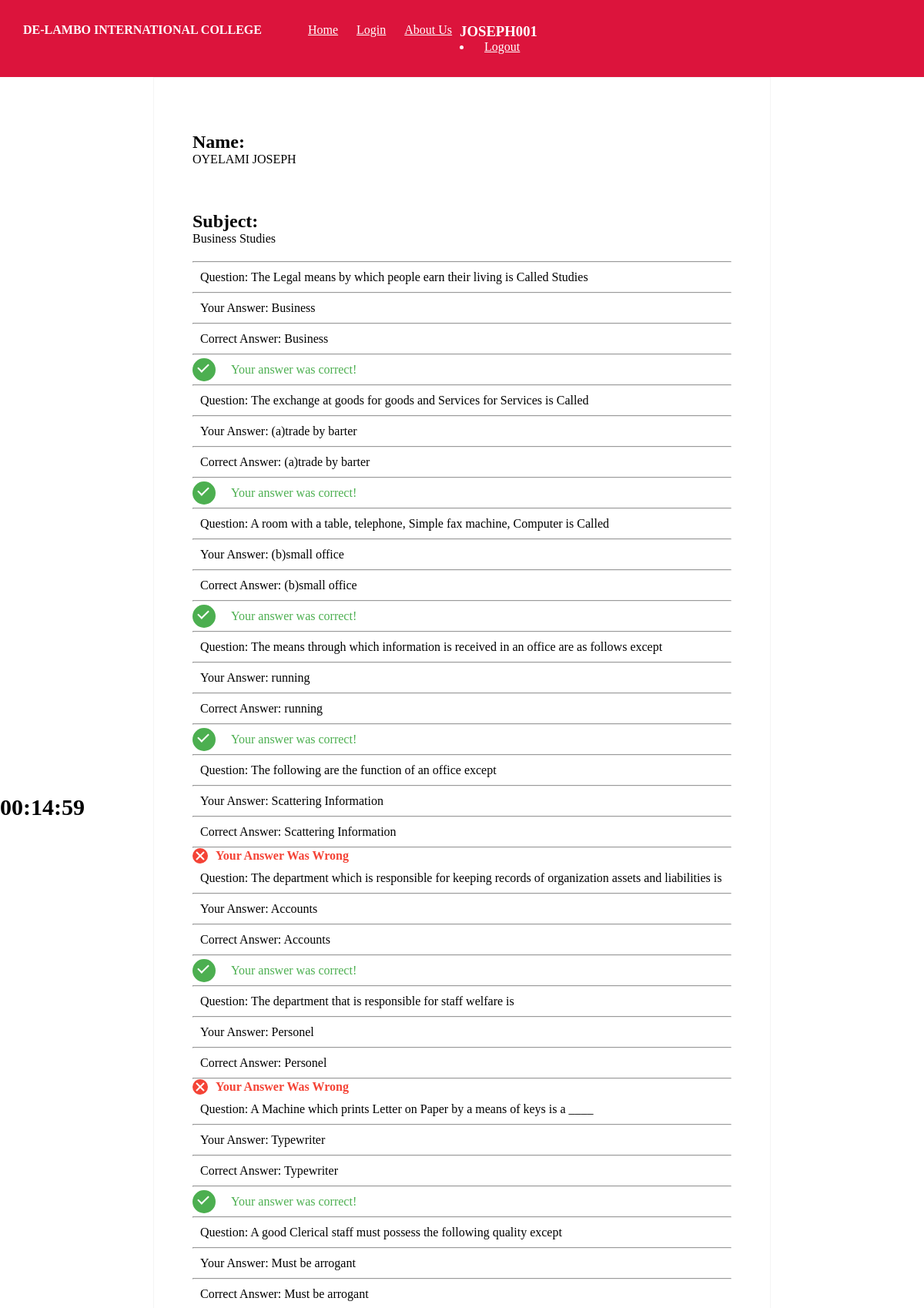
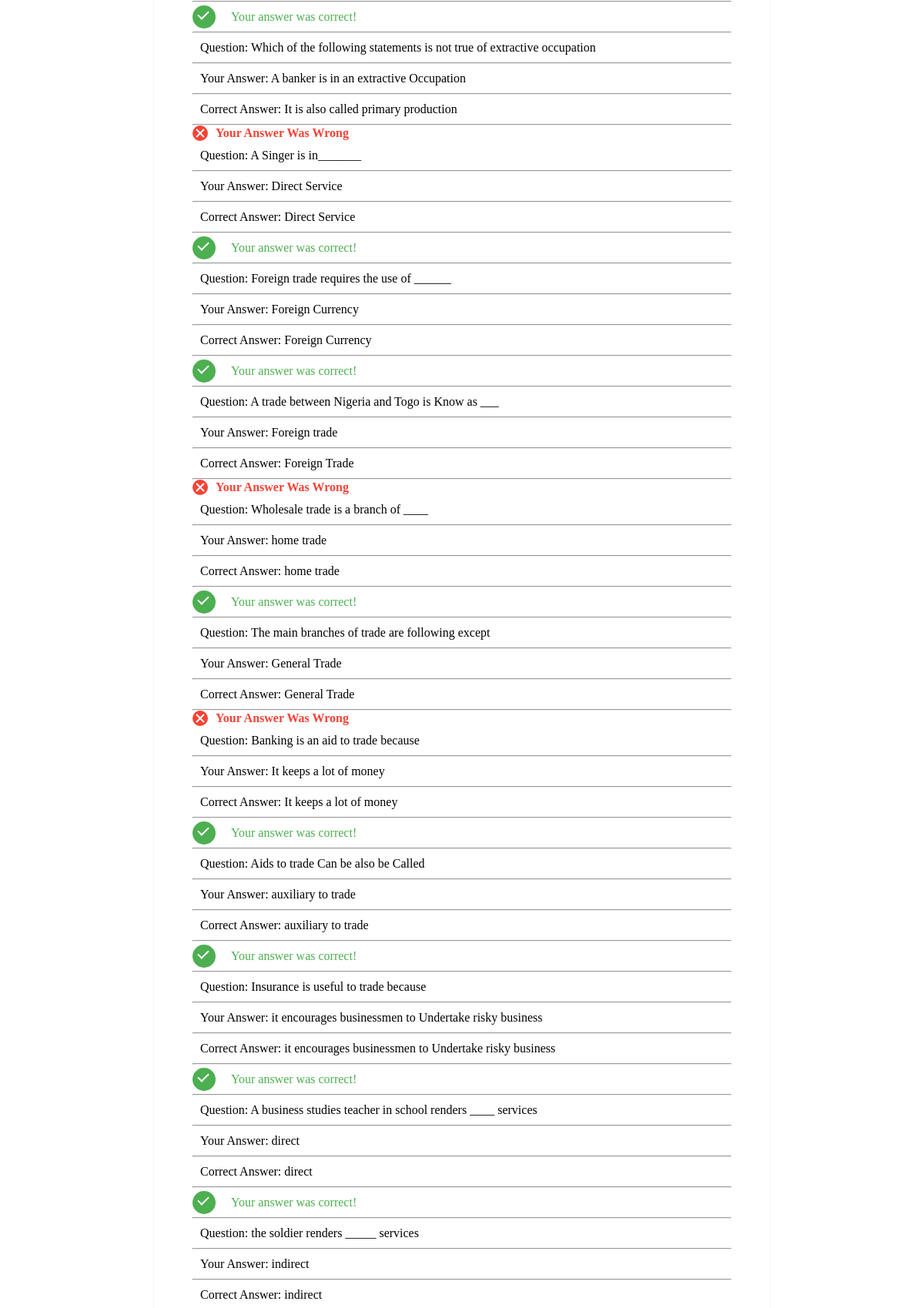
Screenshot of /result.php?subject=7 (signed in, upper part) with the database file from the repository (2 pictures, top to bottom).
### tables this page shows
CREATE TABLE `settings` (
  `id` int(11) NOT NULL,
  `school_name` text NOT NULL,
  `address` text NOT NULL,
  `phone_number` text NOT NULL,
  `email` text NOT NULL,
  `face_book` text NOT NULL
);

CREATE TABLE `exam` (
  `id` int(11) NOT NULL,
  `subject` varchar(55) DEFAULT NULL,
  `question` text DEFAULT NULL,
  `option_1` text DEFAULT NULL,
  `option_2` text DEFAULT NULL,
  `option_3` text DEFAULT NULL,
  `option_4` text DEFAULT NULL,
  `answer` text DEFAULT NULL
);

CREATE TABLE `user_responses` (
  `id` int(11) NOT NULL,
  `user_id` int(11) NOT NULL,
  `question_id` int(11) NOT NULL,
  `user_answer` text NOT NULL,
  `subject_id` int(11) NOT NULL
);

### result.php (the view, shortened to what this page needs)
<?php
require "admin/config.php";
require "exam-header.php";
?>
<div class="result">
<?php
$username=$_SESSION['name'];
$user_id = $_SESSION['user_id'];
$subject = $_GET['subject'];
if($subject==7){
    $subject_n='Business Studies';
}
$stmt = $conn->prepare("
  SELECT q.question, ur.user_answer, q.answer
  FROM exam q
  JOIN user_responses ur ON q.id = ur.question_id
  WHERE ur.user_id = ? AND q.subject = ?
");
$stmt->bind_param("is", $user_id, $subject);
$stmt->execute();
$result = $stmt->get_result();
echo "<p><h2>Name:      </h2>$username</p><br/><p><h2>Subject:</h2>$subject_n<br/></p><hr/>";
while ($row = $result->fetch_assoc()) {
  echo "<p id='q'>Question: " . $row['question'] . "</p><hr/>";
  echo "<p id='a'>Your Answer: " . $row['user_answer'] . "</p><hr/>";
  echo "<p id='c'>Correct Answer: " . $row['answer'] . "</p><hr/>";
  if ($row['user_answer'] == $row['answer']) {
    echo "<div class='success-message'>
  <span class='checkmark'></span>
  <p>Your answer was correct!</p>
</div><hr/>";
  } else {
    echo "<div class='error-message'>
 <span class='crossmark'></span>  <b>Your Answer Was Wrong </b>
</div>";
  }
}
?>
</div>

### exam-header.php (shortened to what this page needs)
<!DOCTYPE html>
<html lang="en">
<head>
    <link rel="stylesheet" href="css/top.css">
</head>
<nav class="navbar navbar-expand">
    <?php
  require "admin/config.php";
  $na=$conn->query("SELECT * FROM settings");
  if($na->num_rows>0){
    $row=$na->fetch_assoc();
    ?>
       <h4 style="margin-right:50px;"><?php echo $row['school_name'];?></h4>
    <?php
  }else{
    echo "School Application";
  }
    ?>
    <div>
        <a href="index.php" class="nav-item">Home</a>
        <a href="login.php" class="nav-item">Login</a>
            <a href="about.php" class="nav-item">About Us</a>
    </div>
    <?php
if(isset($_SESSION['username'])){
    ?>
<div class='right'>
    <div class='drop-down-inner'>
        <h3><?php echo $_SESSION['username'];?></h4>
                     <li><a href="logout">Logout</a></li>
    </div>
    <br>
</div>
<?php
}else{
    header('location:student_login');
}
?>
</nav>
 <?php require 'timer.php';?>

### css/top.css (style rules this page uses)
* { padding: 0; margin: 0; }
.navbar-expand { padding: 30px; background-color: crimson; color: white; }
.navbar-expand a { padding: 10px; color: white; }

### exam-header.php (style rules this page uses)
.navbar { display:flex; }
.right { width: 400px; float:right; margin-right:50px; display: flex; flex-direction: row; }

### result.php (style rules this page uses)
.result { padding:50px; width:700px; border:1px solid whitesmoke; margin: 0 auto; }
p { padding:10px; }
.crossmark { display: inline-block; width: 20px; height: 20px; border-radius: 50%; background-color: #F44336; position: relative; }
.crossmark::before, .crossmark::after { content: ""; position: absolute; width: 2px; height: 14px; background-color: white; top: 3px; left: 9px; }
.crossmark::before { transform: rotate(45deg); }
.crossmark::after { transform: rotate(-45deg); }
.error-message { display: flex; flex-direction:row; align-items: center; color: #F44336; }
.error-message .crossmark { margin-right: 10px; }
.checkmark { display: inline-block; width: 20px; height: 20px; border-radius: 50%; background-color: #4CAF50; position: relative; padding: 5px; }
.checkmark::after { content: ""; position: absolute; left: 10px; top: 4px; width: 6px; height: 12px; border: solid white; border-width: 0 2px 2px 0; transform: rotate(45deg); }
.success-message { display: flex; align-items: center; color: #4CAF50; flex-direction:row; }
.success-message .checkmark { margin-right: 10px; }

### rows the page displays
settings: school_name "DE-LAMBO INTERNATIONAL COLLEGE"
exam: question "The Legal means by which people earn their living is Called Studies", user_responses.user_answer "Business", answer "Business", shows "Your answer was correct!"
exam: question "The exchange at goods for goods and Services for Services is Called", user_responses.user_answer "(a)trade by barter", answer "(a)trade by barter", shows "Your answer was correct!"
exam: question "A room with a table, telephone, Simple fax machine, Computer is Called", user_responses.user_answer "(b)small office", answer "(b)small office", shows "Your answer was correct!"
exam: question "The means through which information is received in an office are as follows except", user_responses.user_answer "running", answer "running", shows "Your answer was correct!"
exam: question "The following are the function of an office except", user_responses.user_answer "Scattering Information", answer "Scattering Information", shows "Your Answer Was Wrong"
exam: question "The department which is responsible for keeping records of organization assets and liabilities is", user_responses.user_answer "Accounts", answer "Accounts", shows "Your answer was correct!"
exam: question "The department that is responsible for staff welfare is", user_responses.user_answer "Personel", answer "Personel", shows "Your Answer Was Wrong"
exam: question "A Machine which prints Letter on Paper by a means of keys is a ____", user_responses.user_answer "Typewriter", answer "Typewriter", shows "Your answer was correct!"
exam: question "A good Clerical staff must possess the following quality except", user_responses.user_answer "Must be arrogant", answer "Must be arrogant", shows "Your answer was correct!"
exam: question "Which of the following statements is not true of extractive occupation", user_responses.user_answer "A banker is in an extractive Occupation", answer "It is also called primary production", shows "Your Answer Was Wrong"
exam: question "A Singer is in_______", user_responses.user_answer "Direct Service", answer "Direct Service", shows "Your answer was correct!"
exam: question "Foreign trade requires the use of ______", user_responses.user_answer "Foreign Currency", answer "Foreign Currency", shows "Your answer was correct!"
exam: question "A trade between Nigeria and Togo is Know as ___", user_responses.user_answer "Foreign trade", answer "Foreign Trade", shows "Your Answer Was Wrong"
exam: question "Wholesale trade is a branch of ____", user_responses.user_answer "home trade", answer "home trade", shows "Your answer was correct!"
exam: question "The main branches of trade are following except", user_responses.user_answer "General Trade", answer "General Trade", shows "Your Answer Was Wrong"
exam: question "Banking is an aid to trade because", user_responses.user_answer "It keeps a lot of money", answer "It keeps a lot of money", shows "Your answer was correct!"
exam: question "Aids to trade Can be also be Called", user_responses.user_answer "auxiliary to trade", answer "auxiliary to trade", shows "Your answer was correct!"
exam: question "Insurance is useful to trade because", user_responses.user_answer "it encourages businessmen to Undertake risky business", answer "it encourages businessmen to Undertake risky business", shows "Your answer was correct!"
exam: question "A business studies teacher in school renders ____ services", user_responses.user_answer "direct", answer "direct", shows "Your answer was correct!"
exam: question "the soldier renders _____ services", user_responses.user_answer "indirect", answer "indirect"

### other values shown
$_SESSION['username'] "JOSEPH001"
$username "OYELAMI JOSEPH"
$subject_n "Business Studies"
